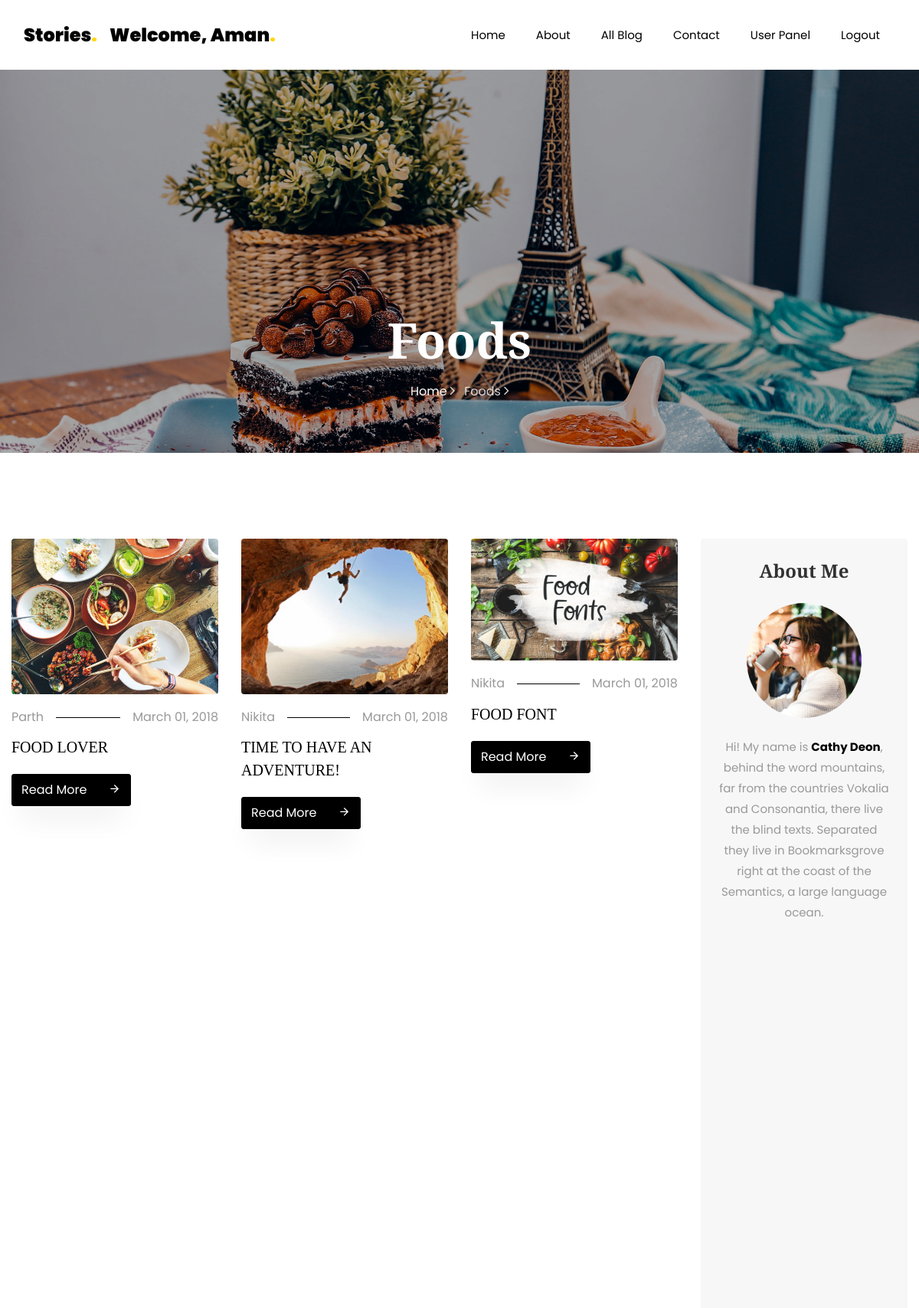
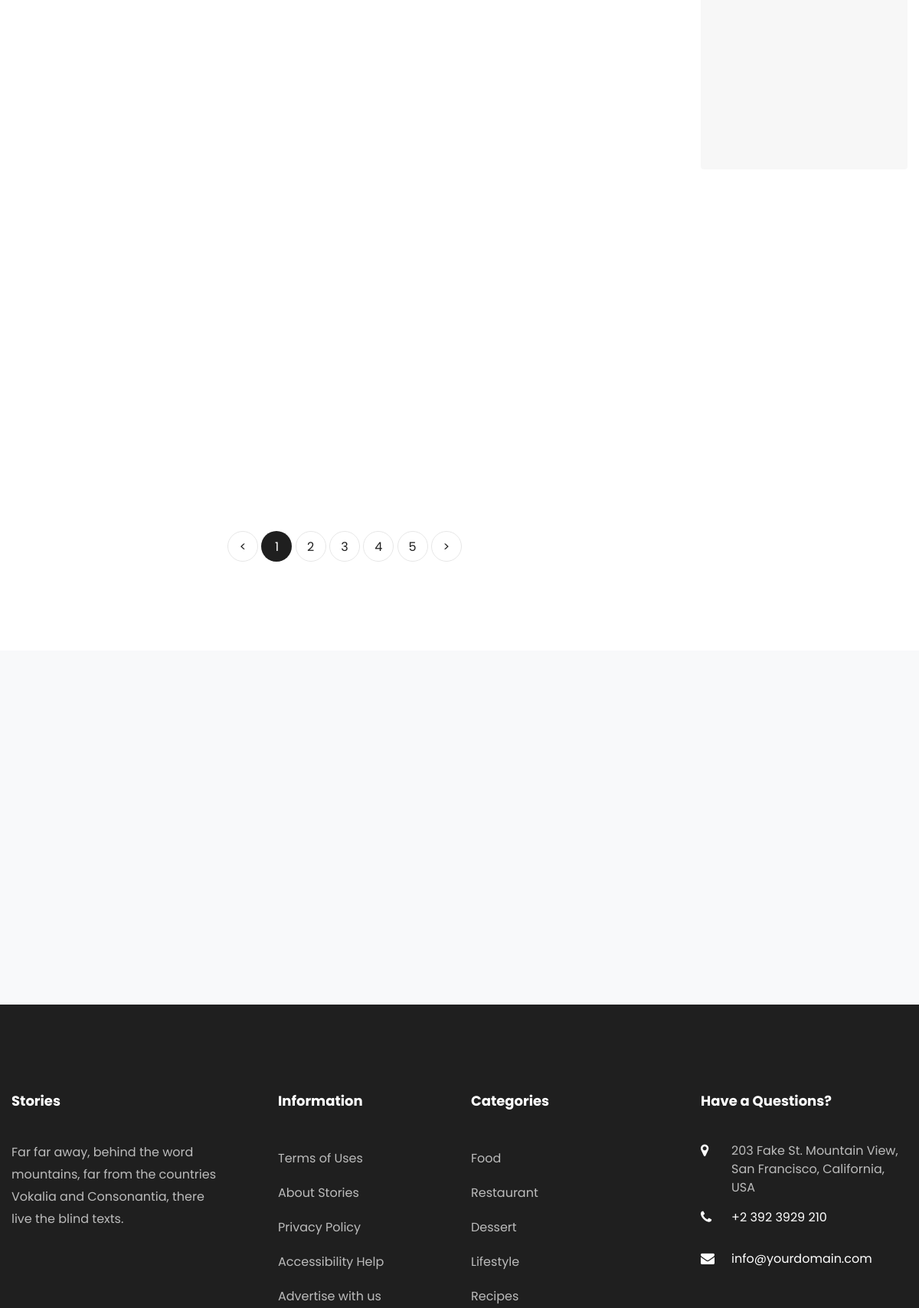
The page /allblog/ (signed in, upper part) on the database its author committed (2 pictures, top to bottom).
### Blog/models.py (models this page shows, shortened)
class BlogModel(models.Model):
    usr = models.ForeignKey(User,on_delete=models.CASCADE,null=True)
    cat = models.ForeignKey(Category,on_delete=models.CASCADE,null=True)
    title = models.CharField(max_length=100,null=True)
    sdes = models.TextField(null=True)
    long_des = models.TextField(null=True)
    date = models.DateField(null=True)
    image = models.FileField(null=True)

### Blog/views.py (the view)
# urls.py: path('allblog/', AllBlogs, name='blogs'),
def AllBlogs(request):
    blogs = BlogModel.objects.all()
    d = {"blogs":blogs}
    return render(request,'newtemp/allblog.html',d)

### Blog/templates/newtemp/allblog.html (shortened to what this page needs)
{% extends 'newtemp/base.html' %}
{% load static %}
{% block body %}
    <section class="hero-wrap hero-wrap-2" style="background-image: url({% static 'images/bg_4.jpg' %});">
      <div class="overlay"></div>
      <div class="container">
        <div class="row no-gutters slider-text align-items-end justify-content-center">
          <div class="col-md-9 ftco-animate pb-5 text-center">
            <h1 class="mb-3 bread">Foods</h1>
            <p class="breadcrumbs"><span class="mr-2"><a href="index.html">Home <i class="ion-ios-arrow-forward"></i></a></span> <span>Foods <i class="ion-ios-arrow-forward"></i></span></p>
          </div>
        </div>
      </div>
    </section>
    <section class="ftco-section">
    	<div class="container">
        <div class="row">
        	<div class="col-lg-9">
        		<div class="row">
					{% for i in blogs %}
        			<div class="col-md-4 ftco-animate">
    						<div class="blog-entry">
		    					<a href="{% url 'bdetail' i.id %}" class="img-2"><img src="{{ i.image.url }}" class="img-fluid" alt="Colorlib Template"></a>
			    				<div class="text pt-3">
	    							<p class="meta d-flex"><span class="pr-3">{{ i.usr.first_name }}</span><span class="ml-auto pl-3">March 01, 2018</span></p>
	    							<h3><a href="{% url 'bdetail' i.id %}">{{ i.title }}</a></h3>
	    							<p class="mb-0"><a href="{% url 'bdetail' i.id %}" class="btn btn-black py-2">Read More <span class="icon-arrow_forward ml-4"></span></a></p>
	    						</div>
		    				</div>
    					</div>
					{% endfor %}
        		</div>
        		<div class="row mt-5">
		          <div class="col text-center">
		            <div class="block-27">
		              <ul>
		                <li><a href="#">&lt;</a></li>
		                <li class="active"><span>1</span></li>
		                <li><a href="#">2</a></li>
		                <li><a href="#">3</a></li>
		                <li><a href="#">4</a></li>
		                <li><a href="#">5</a></li>
		                <li><a href="#">&gt;</a></li>
		              </ul>
		            </div>
		          </div>
		        </div>
        	</div>
        	<div class="col-lg-3">
        		<div class="sidebar-wrap">
	        		<div class="sidebar-box p-4 about text-center ftco-animate">
			          <h2 class="heading mb-4">About Me</h2>
			          <img src="{% static 'images/author.jpg' %}" class="img-fluid" alt="Colorlib Template">
			          <div class="text pt-4">
			          	<p>Hi! My name is <strong>Cathy Deon</strong>, behind the word mountains, far from the countries Vokalia and Consonantia, there live the blind texts. Separated they live in Bookmarksgrove right at the coast of the Semantics, a large language ocean.</p>
			          </div>
	        		</div>
            </div>
        	</div>
        </div>
    	</div>
    </section>
{% endblock %}

### Blog/templates/newtemp/base.html (shortened to what this page needs)
<!DOCTYPE html>
<html lang="en">
  <head>
    {% load static %}
    <link rel="stylesheet" href="{% static 'css/open-iconic-bootstrap.min.css' %}">
    <link rel="stylesheet" href="{% static 'css/animate.css' %}">
    <link rel="stylesheet" href="{% static 'css/owl.carousel.min.css' %}">
    <link rel="stylesheet" href="{% static 'css/owl.theme.default.min.css' %}">
    <link rel="stylesheet" href="{% static 'css/magnific-popup.css' %}">
    <link rel="stylesheet" href="{% static 'css/aos.css' %}">
    <link rel="stylesheet" href="{% static 'css/ionicons.min.css' %}">
    <link rel="stylesheet" href="{% static 'css/flaticon.css' %}">
    <link rel="stylesheet" href="{% static 'css/icomoon.css' %}">
    <link rel="stylesheet" href="{% static 'css/style.css' %}">
  </head>
  <body>
	  <nav class="navbar navbar-expand-lg navbar-dark bg-dark ftco-navbar-light" id="ftco-navbar">
	    <div class="container">
	      <a class="navbar-brand" href="">Stories<span>.</span></a>
	        {% if  request.user.is_authenticated %}
          <a class="navbar-brand" href="{% url 'upanel' %}">Welcome, {{ request.user.first_name }}<span>.</span></a>
            {% endif %}
	      <div class="collapse navbar-collapse" id="ftco-nav">
	        <ul class="navbar-nav ml-auto">
	          <li class="nav-item"><a href="{% url 'newhome' %}" class="nav-link">Home</a></li>
	          <li class="nav-item"><a href="{% url 'about' %}" class="nav-link">About</a></li>
	          <li class="nav-item"><a href="{% url 'blogs' %}" class="nav-link">All Blog</a></li>
              <li class="nav-item"><a href="{% url 'contact' %}" class="nav-link">Contact</a></li>
              {% if not request.user.is_authenticated %}
	          <li class="nav-item"><a href="{% url 'signup' %}" class="nav-link">Signup</a></li>
	          <li class="nav-item"><a href="{% url 'login' %}" class="nav-link">Login</a></li>
	        {% else %}
              <li class="nav-item"><a href="{% url 'upanel' %}" class="nav-link">User Panel</a></li>
              <li class="nav-item"><a href="{% url 'logout' %}" class="nav-link">Logout</a></li>
             {% endif %}
            </ul>
	      </div>
	    </div>
	  </nav>
  {% block body %}
  {% endblock %}
		<section class="ftco-subscribe ftco-section bg-light">
      <div class="overlay">
        <div class="container">
          <div class="row d-flex justify-content-center">
          </div>
        </div>
      </div>
    </section>
    <footer class="ftco-footer ftco-footer-2 ftco-section">
      <div class="container">
        <div class="row mb-5">
          <div class="col-md">
            <div class="ftco-footer-widget mb-4">
              <h2 class="ftco-heading-2">Stories</h2>
              <p>Far far away, behind the word mountains, far from the countries Vokalia and Consonantia, there live the blind texts.</p>
              <ul class="ftco-footer-social list-unstyled float-md-left float-lft mt-5">
              </ul>
            </div>
          </div>
          <div class="col-md">
            <div class="ftco-footer-widget mb-4 ml-md-5">
              <h2 class="ftco-heading-2">Information</h2>
              <ul class="list-unstyled">
                <li><a href="#" class="py-2 d-block">Terms of Uses</a></li>
                <li><a href="#" class="py-2 d-block">About Stories</a></li>
                <li><a href="#" class="py-2 d-block">Privacy Policy</a></li>
                <li><a href="#" class="py-2 d-block">Accessibility Help</a></li>
                <li><a href="#" class="py-2 d-block">Advertise with us</a></li>
              </ul>
            </div>
          </div>
          <div class="col-md">
             <div class="ftco-footer-widget mb-4">
              <h2 class="ftco-heading-2">Categories</h2>
              <ul class="list-unstyled">
                <li><a href="#" class="py-2 d-block">Food</a></li>
                <li><a href="#" class="py-2 d-block">Restaurant</a></li>
                <li><a href="#" class="py-2 d-block">Dessert</a></li>
                <li><a href="#" class="py-2 d-block">Lifestyle</a></li>
                <li><a href="#" class="py-2 d-block">Recipes</a></li>
              </ul>
            </div>
          </div>
          <div class="col-md">
            <div class="ftco-footer-widget mb-4">
            	<h2 class="ftco-heading-2">Have a Questions?</h2>
            	<div class="block-23 mb-3">
	              <ul>
	                <li><span class="icon icon-map-marker"></span><span class="text">203 Fake St. Mountain View, San Francisco, California, USA</span></li>
	                <li><a href="#"><span class="icon icon-phone"></span><span class="text">+2 392 3929 210</span></a></li>
	                <li><a href="#"><span class="icon icon-envelope"></span><span class="text">info@yourdomain.com</span></a></li>
	              </ul>
	            </div>
            </div>
          </div>
        </div>
      </div>
    </footer>
  </body>
</html>

### Blog/static/css/icomoon.css (style rules this page uses)
[class^="icon-"], [class*=" icon-"] { font-family: 'icomoon' !important; speak: none; font-style: normal; font-weight: normal; font-variant: normal; text-transform: none; line-height: 1; -webkit-font-smoothing: antialiased; -moz-osx-font-smoothing: grayscale; }
.icon-map-marker:before { content: "\f041"; }
.icon-phone:before { content: "\f095"; }
.icon-envelope:before { content: "\f0e0"; }
.icon-arrow_forward:before { content: "\e5c8"; }

### rows shown on the page
BlogModel: image (picture), usr.first_name "Parth", title "FOOD LOVER"
BlogModel: image (picture), usr.first_name "Nikita", title "TIME TO HAVE AN ADVENTURE!"
BlogModel: image (picture), usr.first_name "Nikita", title "FOOD FONT"

### other values the page prints
{{ request.user.first_name }} "Aman"
